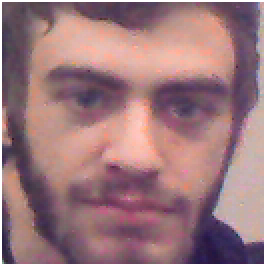
#> input picture facial-recognition-opencv/Asa.png, 132 x 132 px (shown 2 times larger)
$ python matchtemplate.py Asa.png DrCano.png
#> lines starting #> are read from the running program, lines starting #| are printed output that depends on the picture; after the words box and inside, x2 and y2 are one past the last pixel; in counts of white or black regions, pixels touching at a corner belong together
import cv2
import sys
import numpy as np
from matplotlib import pyplot as plt

imagePath = sys.argv[1]
templatePath = sys.argv[2]
img = cv2.imread(imagePath)
#> img is the input picture: shape (132, 132, 3); mean B, G, R 123.6, 118.4, 156.1
img2 = cv2.cvtColor(img, cv2.COLOR_BGR2GRAY)
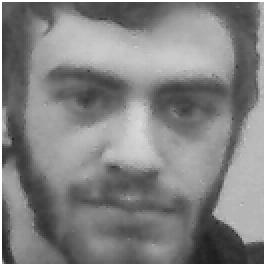
#> img2: shape (132, 132) (shown 2 times larger); min 30, max 255, mean 130.3
template = cv2.imread(templatePath, 0)
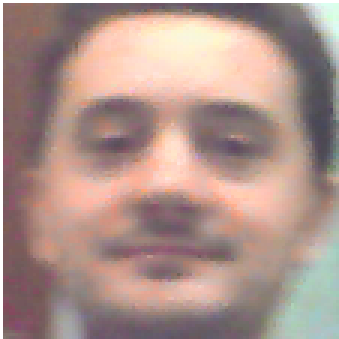
#> input picture facial-recognition-opencv/DrCano.png, 113 x 113 px (shown 3 times larger)
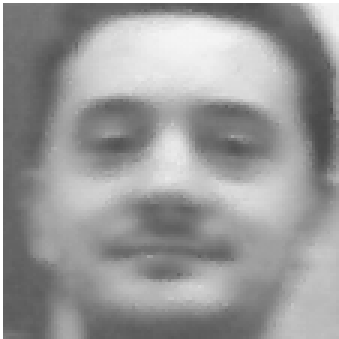
#> template: shape (113, 113) (shown 3 times larger); min 73, max 255, mean 153.6
w, h = template.shape[::-1]
#> w = 113; h = 113

res = cv2.matchTemplate(img2, template, cv2.TM_CCOEFF_NORMED)
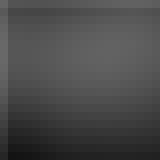
#> res: shape (20, 20) float32 (shown 8 times larger); min 0.0771, max 0.41, mean 0.291
threshold = 0.4
loc = np.where(res >= threshold)
#> loc = ([4, 5, 6, 7, 8], [0, 0, 0, 0, 0])
for pt in zip(*loc[::-1]):
    cv2.rectangle(img, pt, (pt[0] + w, pt[1] + h), (0,0,255), 2)
#> this loop made 5 passes
#> pt on passes 1 to 5: (0, 4), (0, 5), (0, 6), (0, 7), (0, 8)
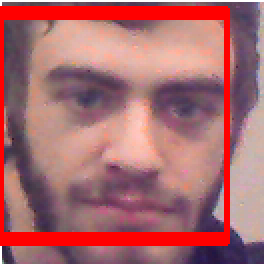
#> img: shape (132, 132, 3) (shown 2 times larger); 12.27% of pixels changed, all inside (x1, y1, x2, y2) = (0, 3, 115, 123)

cv2.imwrite('res.png',img)

# [28 lines of commented-out code are left out]
